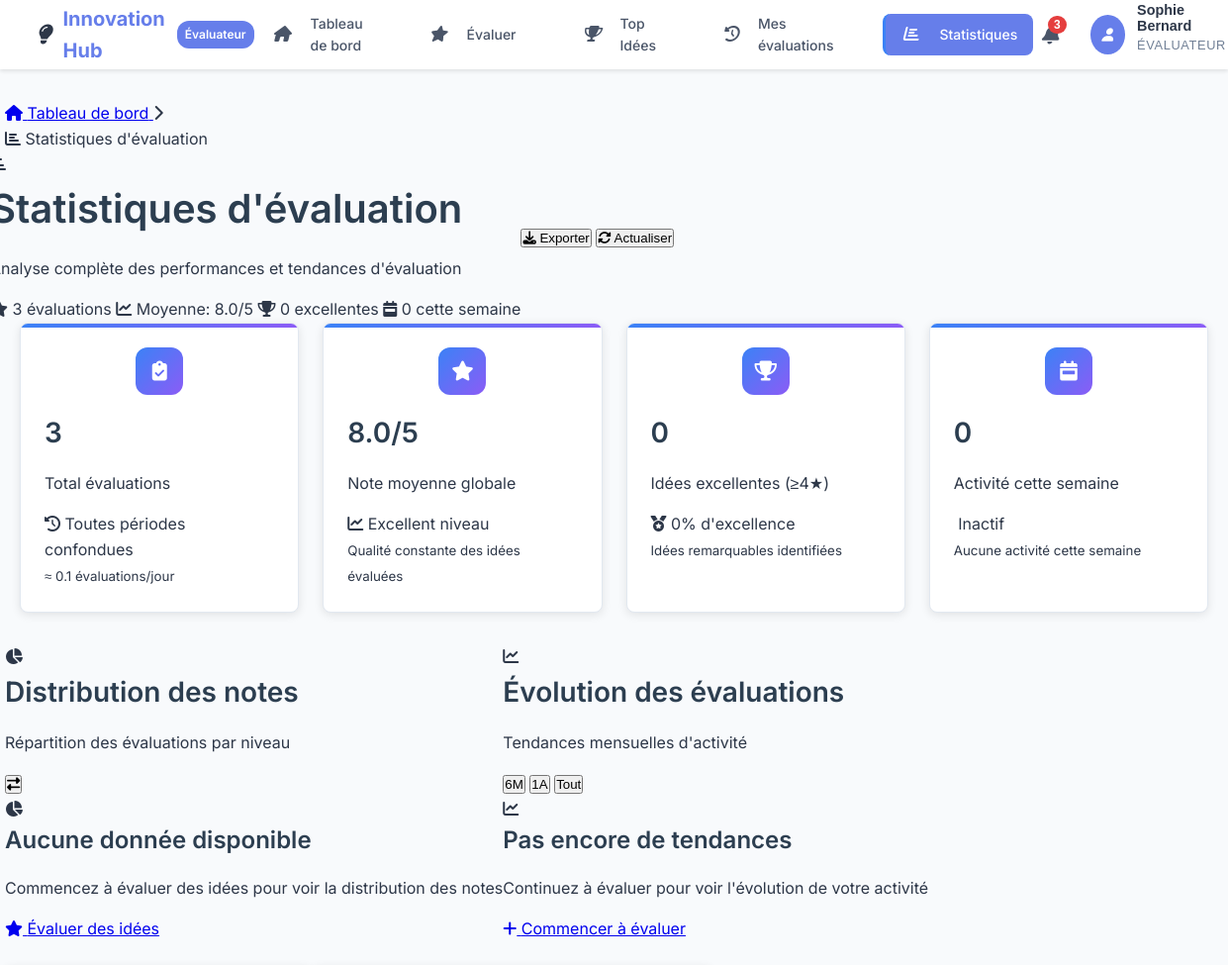
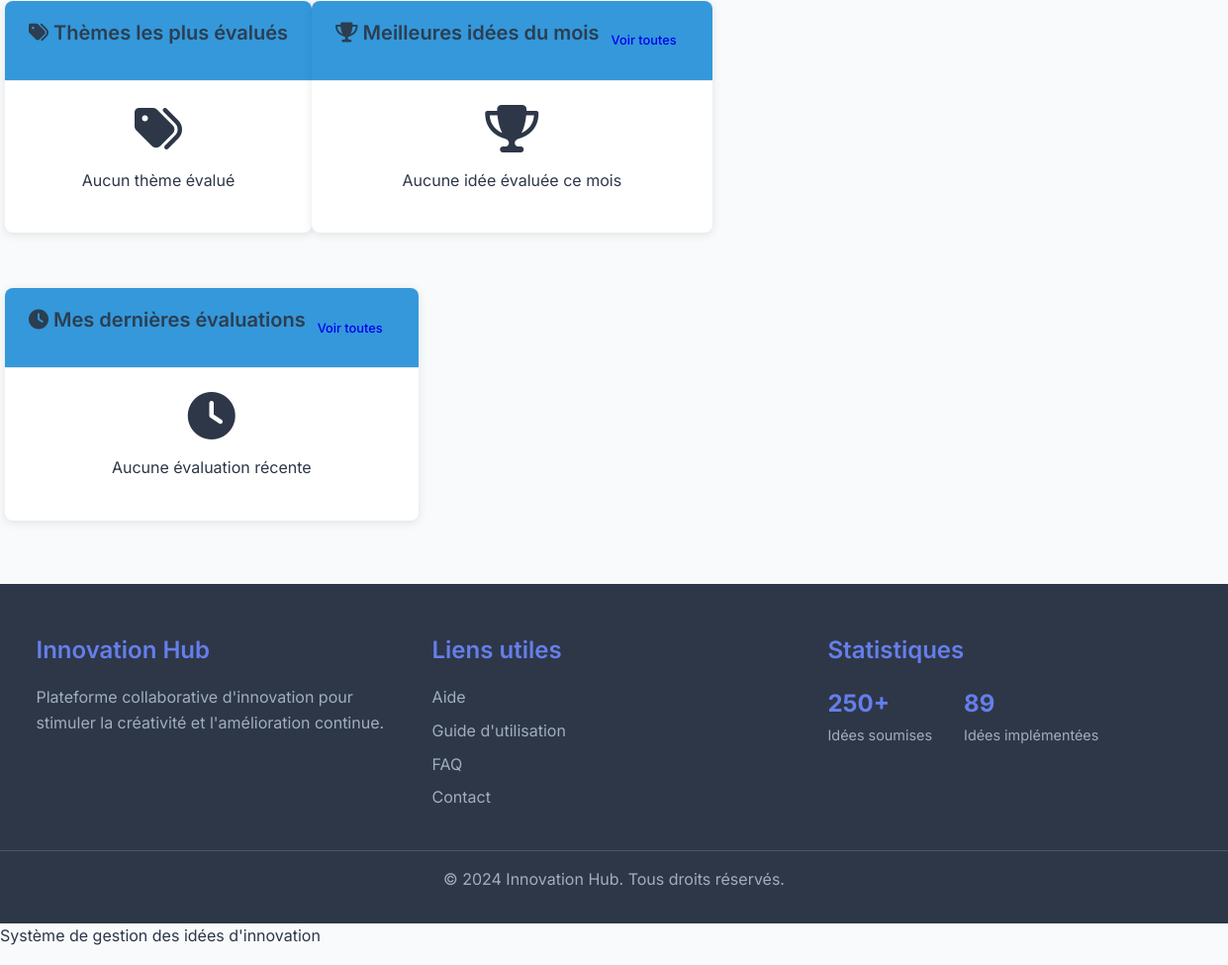
Screenshot of /evaluateur/statistics (signed in) with the database file from the repository (2 pictures, top to bottom).
### tables this page shows
CREATE TABLE `users` (
    `id` BIGINT UNSIGNED NOT NULL AUTO_INCREMENT,
    `first_name` VARCHAR(100) NOT NULL,
    `last_name` VARCHAR(100) NOT NULL,
    `email` VARCHAR(180) NOT NULL,
    `password_hash` VARCHAR(255) NOT NULL,
    `role` ENUM('admin', 'salarie', 'evaluateur') NOT NULL,
    `status` ENUM('active', 'inactive') NOT NULL DEFAULT 'active',
    `created_at` DATETIME NOT NULL DEFAULT CURRENT_TIMESTAMP,
    `updated_at` DATETIME NULL ON UPDATE CURRENT_TIMESTAMP,
    PRIMARY KEY (`id`),
    UNIQUE KEY `email_unique` (`email`),
    KEY `idx_email` (`email`),
    KEY `idx_role` (`role`),
    KEY `idx_status` (`status`)
);

### app/Controllers/Evaluateur/ReviewController.php (called while the page is built, shortened)
<?php
class ReviewController
{
    private View $view;
    private Evaluation $evaluationModel;
    private Feedback $feedbackModel;
    public function __construct()
    {
        $this->view = new View();
        $this->evaluationModel = new Evaluation();
        $this->feedbackModel = new Feedback();
    }
    public function statistics(): void
    {
        $userId = Auth::user()['id'];
        $stats = [
            'total_evaluations' => $this->evaluationModel->countByUser($userId),
            'average_score' => $this->evaluationModel->getAverageScoreByUser($userId),
            'ideas_with_feedback' => $this->feedbackModel->countByUser($userId),
            'recent_evaluations' => $this->evaluationModel->getRecentByUser($userId, 10)
        ];
        $data = [
            'title' => 'Mes Statistiques',
            'stats' => $stats,
            'user' => Auth::user()
        ];
        $this->view->render('evaluateur/statistics', $data, 'front');
    }
}

### app/Core/Bootstrap.php (called while the page is built, shortened)
<?php
class Bootstrap
{
    private Router $router;
    public function __construct()
    {
        $this->config = require dirname(__DIR__, 2) . '/config/config.php';
        $this->router = new Router();
    }
    public function run(): void
    {
        try {
            $this->router->dispatch();
        } catch (\Throwable $e) {
            $this->handleException($e);
        }
    }
}

### public/index.php (called while the page is built, shortened)
<?php
try {
    $app = new Bootstrap();
    $app->run();
} catch (Throwable $e) {
    http_response_code(500);
    $config = require APP_ROOT . '/config/config.php';
    if ($config['app']['debug']) {
        echo "<h1>Application Error</h1>";
        echo "<p><strong>Message:</strong> " . htmlspecialchars($e->getMessage()) . "</p>";
        echo "<p><strong>File:</strong> " . htmlspecialchars($e->getFile()) . "</p>";
        echo "<p><strong>Line:</strong> " . $e->getLine() . "</p>";
        echo "<pre>" . htmlspecialchars($e->getTraceAsString()) . "</pre>";
    } else {
        echo "<h1>500 - Internal Server Error</h1>";
        echo "<p>Something went wrong. Please try again later.</p>";
    }
}

### app/Core/Auth.php (called while the page is built, shortened)
<?php
class Auth
{
    private static $user = null;
    private static $config = null;
    public static function init()
    {
        if (self::$config === null) {
            self::$config = require dirname(__DIR__, 2) . '/config/config.php';
        }
    }
    public static function check()
    {
        return self::user() !== null;
    }
    public static function user()
    {
        if (self::$user !== null) {
            return self::$user;
        }
        $userModel = new User();
        self::$user = $userModel->findById($_SESSION['user_id']);
        return self::$user;
    }
    public static function hasRole($role)
    {
        $user = self::user();
        return $user && $user['role'] === $role;
    }
    private static function isSessionExpired()
    {
        $sessionLifetime = self::$config['session']['lifetime'];
        return (time() - $_SESSION['login_time']) > $sessionLifetime;
    }
}

### app/Models/User.php (called while the page is built, shortened)
<?php
class User
{
    private $db;
    private $table = 'users';
    public function __construct()
    {
        $this->db = Database::getInstance();
    }
    public function findById($id)
    {
        $id = (int) $id;
        $stmt = $this->db->prepare("SELECT * FROM {$this->table} WHERE id = ?");
        $stmt->execute([$id]);
        return $stmt->fetch();
    }
}

### config/config.php (called while the page is built, shortened)
<?php
return [
    'database' => [
        'host' => $_ENV['DB_HOST'] ?? 'localhost',
        'dbname' => $_ENV['DB_NAME'] ?? 'company_ideas',
        'username' => $_ENV['DB_USER'] ?? 'root',
        'password' => $_ENV['DB_PASS'] ?? '',
        'charset' => 'utf8mb4',
        'options' => [
            PDO::ATTR_ERRMODE => PDO::ERRMODE_EXCEPTION,
            PDO::ATTR_DEFAULT_FETCH_MODE => PDO::FETCH_ASSOC,
            PDO::ATTR_EMULATE_PREPARES => false,
        ]
    ],
    'app' => [
        'name' => $_ENV['APP_NAME'] ?? 'Company Ideas Management',
        'env' => $_ENV['APP_ENV'] ?? 'development',
        'debug' => filter_var($_ENV['APP_DEBUG'] ?? true, FILTER_VALIDATE_BOOLEAN),
        'url' => rtrim($_ENV['APP_URL'] ?? 'http://localhost', '/'),
        'key' => $_ENV['APP_KEY'] ?? 'change-this-key-in-production',
        'timezone' => 'Europe/Paris',
    ],
    'security' => [
        'csrf_token_name' => $_ENV['CSRF_TOKEN_NAME'] ?? 'csrf_token',
        'password_cost' => 12,
        'login_attempts_max' => 5,
        'login_attempts_window' => 900,
    ],
    'session' => [
        'name' => $_ENV['SESSION_NAME'] ?? 'company_ideas_session',
        'lifetime' => (int)($_ENV['SESSION_LIFETIME'] ?? 7200),
        'path' => '/',
        'domain' => '',
        'secure' => false,
        'httponly' => true,
        'samesite' => 'Lax',
    ],
    'upload' => [
        'max_size' => (int)($_ENV['UPLOAD_MAX_SIZE'] ?? 5242880),
        'allowed_extensions' => explode(',', $_ENV['ALLOWED_EXTENSIONS'] ?? 'pdf,doc,docx,jpg,jpeg,png,gif'),
        'upload_path' => dirname(__DIR__) . '/public/uploads/',
    ],
    'paths' => [
        'root' => dirname(__DIR__),
        'app' => dirname(__DIR__) . '/app',
        'views' => dirname(__DIR__) . '/app/Views',
        'public' => dirname(__DIR__) . '/public',
        'uploads' => dirname(__DIR__) . '/public/uploads',
    ],
];

### app/Core/Database.php (called while the page is built, shortened)
<?php
class Database
{
    private static ?Database $instance = null;
    private PDO $connection;
    private array $config;
    private function __construct()
    {
        $this->config = require dirname(__DIR__, 2) . '/config/config.php';
    }
    public static function getInstance(): self
    {
        if (self::$instance === null) {
            self::$instance = new self();
        }
        return self::$instance;
    }
    private function connect(): void
    {
        $dbConfig = $this->config['database'];
        try {
            $dsn = "mysql:host={$dbConfig['host']};dbname={$dbConfig['dbname']};charset={$dbConfig['charset']}";
            $this->connection = new PDO(
                $dsn,
                $dbConfig['username'],
                $dbConfig['password'],
                [
                    PDO::ATTR_ERRMODE => PDO::ERRMODE_EXCEPTION,
                    PDO::ATTR_DEFAULT_FETCH_MODE => PDO::FETCH_ASSOC,
                    PDO::ATTR_EMULATE_PREPARES => false,
                    PDO::ATTR_STRINGIFY_FETCHES => false,
                    PDO::MYSQL_ATTR_INIT_COMMAND => "SET NAMES {$dbConfig['charset']} COLLATE {$dbConfig['charset']}_unicode_ci"
                ]
            );
        } catch (PDOException $e) {
            throw new Exception("Database connection failed: " . $e->getMessage());
        }
    }
    public function prepare(string $sql): \PDOStatement
    {
        return $this->connection->prepare($sql);
    }
}

### app/Views/layouts/front.php (the view, shortened to what this page needs)
<!DOCTYPE html>
<html lang="fr">
<head>
    <link rel="stylesheet" href="https://cdnjs.cloudflare.com/ajax/libs/font-awesome/6.4.0/css/all.min.css">
    <link rel="stylesheet" href="/assets/css/style.css">
</head>
<body class="front-layout">
    <nav class="navbar">
        <div class="navbar-container">
            <div class="navbar-brand">
                <?php
                $currentUser = $user ?? $authUser ?? [];
                $userRole = $currentUser['role'] ?? 'user';
                $brandText = match($userRole) {
                    'admin' => 'Admin',
                    'salarie' => 'Salarié',
                    'evaluateur' => 'Évaluateur',
                    default => 'User'
                };
                $homeUrl = match($userRole) {
                    'admin' => '/admin',
                    'salarie' => '/salarie/ideas',
                    'evaluateur' => '/evaluateur/dashboard',
                    default => '/'
                };
                ?>
                <a href="<?= $homeUrl ?>" class="brand-link">
                    <i class="icon-lightbulb"></i>
                    <span class="brand-text">Innovation Hub</span>
                    <span class="brand-badge"><?= $brandText ?></span>
                </a>
            </div>
            <div class="navbar-nav" id="navbarNav">
                <?php if ($userRole === 'salarie'): ?>
                    <a href="/salarie/ideas" class="nav-link <?= $_SERVER['REQUEST_URI'] === '/salarie/ideas' ? 'active' : '' ?>">
                        <i class="icon-home"></i>
                        <span>Mes Idées</span>
                    </a>
                    <a href="/salarie/ideas/create" class="nav-link <?= strpos($_SERVER['REQUEST_URI'], '/salarie/ideas/create') !== false ? 'active' : '' ?>">
                        <i class="icon-plus"></i>
                        <span>Nouvelle Idée</span>
                    </a>
                <?php elseif ($userRole === 'evaluateur'): ?>
                    <a href="/evaluateur/dashboard" class="nav-link <?= $_SERVER['REQUEST_URI'] === '/evaluateur/dashboard' ? 'active' : '' ?>">
                        <i class="icon-home"></i>
                        <span>Tableau de bord</span>
                    </a>
                    <a href="/evaluateur/review" class="nav-link <?= strpos($_SERVER['REQUEST_URI'], '/evaluateur/review') !== false ? 'active' : '' ?>">
                        <i class="icon-star"></i>
                        <span>Évaluer</span>
                    </a>
                    <a href="/evaluateur/best-ideas" class="nav-link <?= strpos($_SERVER['REQUEST_URI'], '/evaluateur/best-ideas') !== false ? 'active' : '' ?>">
                        <i class="icon-trophy"></i>
                        <span>Top Idées</span>
                    </a>
                    <a href="/evaluateur/my-evaluations" class="nav-link <?= strpos($_SERVER['REQUEST_URI'], '/evaluateur/my-evaluations') !== false ? 'active' : '' ?>">
                        <i class="icon-history"></i>
                        <span>Mes évaluations</span>
                    </a>
                    <a href="/evaluateur/statistics" class="nav-link <?= strpos($_SERVER['REQUEST_URI'], '/evaluateur/statistics') !== false ? 'active' : '' ?>">
                        <i class="icon-chart"></i>
                        <span>Statistiques</span>
                    </a>
                <?php endif; ?>
            </div>
            <div class="navbar-user">
                <div class="notification-dropdown">
                    <button class="notification-btn" onclick="toggleNotifications()">
                        <i class="icon-bell"></i>
                        <span class="notification-badge">3</span>
                    </button>
                </div>
                <div class="user-dropdown">
                    <button class="user-btn" onclick="toggleUserMenu()">
                        <div class="user-avatar">
                            <i class="icon-user"></i>
                        </div>
                        <div class="user-info">
                            <span class="user-name"><?= htmlspecialchars(($currentUser['first_name'] ?? $authUser['firstname'] ?? '') . ' ' . ($currentUser['last_name'] ?? $authUser['lastname'] ?? '')) ?></span>
                            <span class="user-role"><?= $brandText ?></span>
                        </div>
                    </button>
                </div>
            </div>
        </div>
    </nav>
    <main class="main-content">
        <?= $content ?>
    </main>
    <footer class="footer">
        <div class="footer-container">
            <div class="footer-section">
                <h4>Innovation Hub</h4>
                <p>Plateforme collaborative d'innovation pour stimuler la créativité et l'amélioration continue.</p>
            </div>
            <div class="footer-section">
                <h4>Liens utiles</h4>
                <ul>
                    <li><a href="/help">Aide</a></li>
                    <li><a href="/guide">Guide d'utilisation</a></li>
                    <li><a href="/faq">FAQ</a></li>
                    <li><a href="/contact">Contact</a></li>
                </ul>
            </div>
            <div class="footer-section">
                <h4>Statistiques</h4>
                <div class="footer-stats">
                    <div class="stat">
                        <strong>250+</strong>
                        <span>Idées soumises</span>
                    </div>
                    <div class="stat">
                        <strong>89</strong>
                        <span>Idées implémentées</span>
                    </div>
                </div>
            </div>
        </div>
        <div class="footer-bottom">
            <p>&copy; 2024 Innovation Hub. Tous droits réservés.</p>
        </div>
    </footer>
</body>
</html>
                    <p>Système de gestion des idées d'innovation</p>
</body>
</html>

### public/assets/css/style.css (style rules this page uses)
* { margin: 0; padding: 0; box-sizing: border-box; }
body { font-family: 'Segoe UI', Tahoma, Geneva, Verdana, sans-serif; line-height: 1.6; color: #333; background-color: #f8f9fa; }
h1, h2, h3, h4, h5, h6 { color: #2c3e50; margin-bottom: 1rem; font-weight: 600; }
h4 { font-size: 1.5rem; }
p { margin-bottom: 1rem; }
.navbar { display: flex; justify-content: space-between; align-items: center; }
.navbar-brand { font-size: 1.5rem; font-weight: bold; color: white; text-decoration: none; }
.navbar-nav { display: flex; list-style: none; margin: 0; padding: 0; }
.nav-link { color: white; text-decoration: none; padding: 0.5rem; border-radius: 4px; transition: background-color 0.3s; }
.nav-link:hover, .nav-link.active { background-color: rgba(255,255,255,0.1); }
.nav-link { display: flex; align-items: center; color: #cbd5e1; padding: 0.875rem 1.5rem; text-decoration: none; transition: all 0.2s ease; border: none; background: none; width: 100%; text-align: left; cursor: pointer; font-size: 0.875rem; font-weight: 500; border-left: 3px solid transparent; }
.nav-link.active { background-color: rgba(59, 130, 246, 0.15); border-left-color: #3b82f6; color: white; }
.nav-link i { margin-right: 0.75rem; width: 18px; text-align: center; font-size: 1rem; }
.user-info { text-align: center; margin-bottom: 1rem; }
.user-name { font-weight: 600; color: white; margin-bottom: 0.25rem; font-size: 0.875rem; }
.user-role { font-size: 0.75rem; color: #94a3b8; text-transform: uppercase; letter-spacing: 0.05em; }
.main-content { padding: 2rem 0; min-height: calc(100vh - 200px); }
.nav-link { transition: all 0.2s cubic-bezier(0.4, 0, 0.2, 1); }

### rows the page displays
users: role "Évaluateur", first_name+last_name "Sophie Bernard", role "ÉVALUATEUR"

### other values shown
$stats['total_evaluations'] "3"
$stats['average_score'] "8.0"
$stats['excellent_ideas'] "0"
$stats['this_week'] "0"
$daily_avg "0.1"
$excellentPercent "0"
